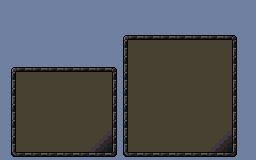

Below is a game level as drawn by its tile map, then a one-line description and the .tmx file that defines it, in full:
An orthogonal 32x20 tile map with 8x8 px tiles, 1 tile layer (Tile Layer 1).

<map version="1.9" tiledversion="1.9.2" orientation="orthogonal" renderorder="right-down" width="32" height="20" tilewidth="8" tileheight="8" infinite="0" nextlayerid="2" nextobjectid="1">
 <tileset firstgid="1" source="../MenuUI.tsx" />
 <layer id="1" name="Tile Layer 1" width="32" height="20">
  <data encoding="csv">
1,1,1,1,1,1,1,1,1,1,1,1,1,1,1,1,1,1,1,1,1,1,1,1,1,1,1,1,1,1,1,1,
1,1,1,1,1,1,1,1,1,1,1,1,1,1,1,1,1,1,1,1,1,1,1,1,1,1,1,1,1,1,1,1,
1,1,1,1,1,1,1,1,1,1,1,1,1,1,1,1,1,1,1,1,1,1,1,1,1,1,1,1,1,1,1,1,
1,1,1,1,1,1,1,1,1,1,1,1,1,1,1,1,1,1,1,1,1,1,1,1,1,1,1,1,1,1,1,1,
1,1,1,1,1,1,1,1,1,1,1,1,1,1,1,2,3,4,3,4,3,4,3,4,3,4,3,4,3,5,1,1,
1,1,1,1,1,1,1,1,1,1,1,1,1,1,1,8,10,10,10,10,10,10,10,10,10,10,10,10,10,11,1,1,
1,1,1,1,1,1,1,1,1,1,1,1,1,1,1,7,10,10,10,10,10,10,10,10,10,10,10,10,10,9,1,1,
1,1,1,1,1,1,1,1,1,1,1,1,1,1,1,8,10,10,10,10,10,10,10,10,10,10,10,10,10,11,1,1,
1,2,3,4,3,4,3,4,3,4,3,4,3,4,5,7,10,10,10,10,10,10,10,10,10,10,10,10,10,9,1,1,
1,8,10,10,10,10,10,10,10,10,10,10,10,10,11,8,10,10,10,10,10,10,10,10,10,10,10,10,10,11,1,1,
1,7,10,10,10,10,10,10,10,10,10,10,10,10,9,7,10,10,10,10,10,10,10,10,10,10,10,10,10,9,1,1,
1,8,10,10,10,10,10,10,10,10,10,10,10,10,11,8,10,10,10,10,10,10,10,10,10,10,10,10,10,11,1,1,
1,7,10,10,10,10,10,10,10,10,10,10,10,10,9,7,10,10,10,10,10,10,10,10,10,10,10,10,10,9,1,1,
1,8,10,10,10,10,10,10,10,10,10,10,10,10,11,8,10,10,10,10,10,10,10,10,10,10,10,10,10,11,1,1,
1,7,10,10,10,10,10,10,10,10,10,10,10,10,9,7,10,10,10,10,10,10,10,10,10,10,10,10,10,9,1,1,
1,8,10,10,10,10,10,10,10,10,10,10,10,10,11,8,10,10,10,10,10,10,10,10,10,10,10,10,10,11,1,1,
1,7,10,10,10,10,10,10,10,10,10,10,10,63,9,7,10,10,10,10,10,10,10,10,10,10,10,10,63,9,1,1,
1,8,10,10,10,10,10,10,10,10,10,10,63,65,11,8,10,10,10,10,10,10,10,10,10,10,10,63,65,11,1,1,
1,7,10,10,10,10,10,10,10,10,10,63,65,67,9,7,10,10,10,10,10,10,10,10,10,10,63,65,67,9,1,1,
1,27,28,29,28,29,28,29,28,29,28,29,28,29,30,27,28,29,28,29,28,29,28,29,28,29,28,29,28,30,1,1
</data>
 </layer>
</map>
